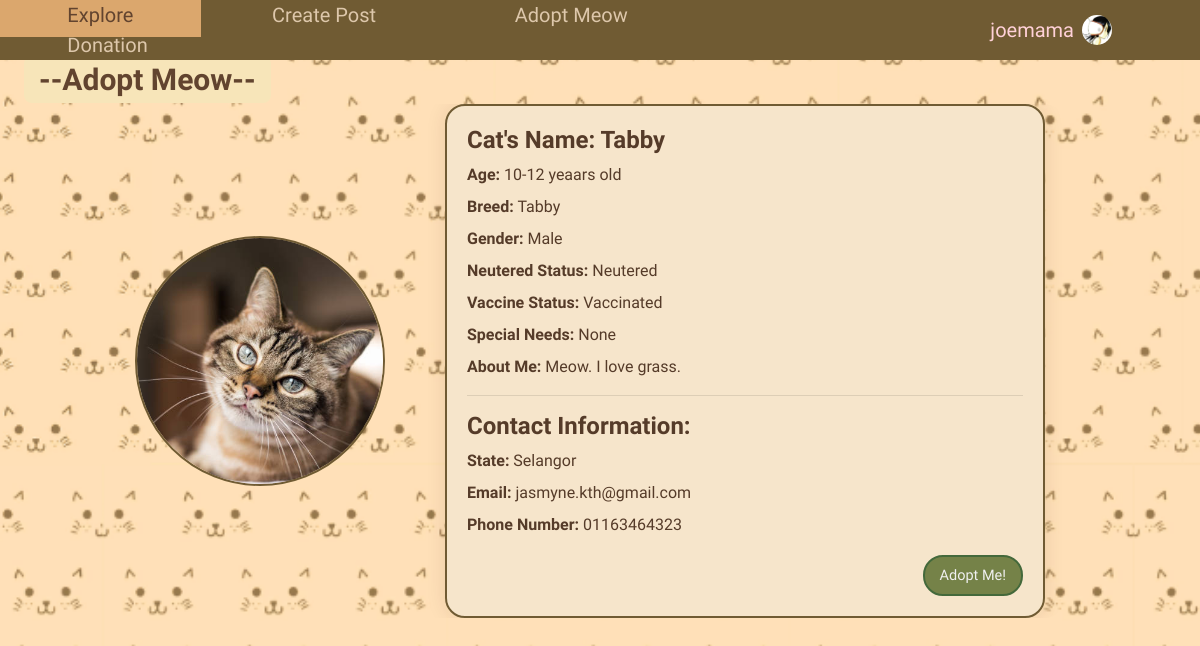
Screenshot of /adoptmeow (signed in) with the database file from the repository.
### home/models.py (models this page shows, shortened)
class User(db.Model, UserMixin):
    id = db.Column(db.Integer, primary_key=True)
    fullname = db.Column(db.String(120), unique=True, nullable=False)
    email = db.Column(db.String(20), unique=True, nullable=False)
    username = db.Column(db.String(120), unique=True, nullable=False)
    password1 = db.Column(db.String(255), nullable=False)
    password2 = db.Column(db.String(255), nullable=False)
    state = db.Column(db.String(120), nullable=False)
    phonenumber = db.Column(db.String(20), unique=True, nullable=False)
    profile_pic = db.Column(db.String(255), nullable=True)
    unread_notification_count = db.Column(db.Integer, default=0)
    posts = db.relationship('Post', backref='author', lazy=True)
    comments = db.relationship('Comment', backref='author', lazy=True)
    likes = db.relationship('Like', backref='author', lazy=True)
    cats = db.relationship('Cat', backref='owner', lazy=True)
    adoption_notification = db.relationship('AdoptionNotification', backref='cat', lazy=True)

class Cat(db.Model):
    id = db.Column(db.Integer, primary_key=True)
    cat_name = db.Column(db.String(100), nullable=False)
    cat_photo = db.Column(db.String(255), nullable=True)
    cat_age = db.Column(db.Integer, nullable=False)
    cat_breed = db.Column(db.String(100), nullable=False)
    cat_gender = db.Column(db.String(10), nullable=False)
    cat_neutered = db.Column(db.String(10), nullable=False)
    cat_vaccine = db.Column(db.String(10), nullable=False)
    cat_special_needs = db.Column(db.String(100), nullable=False)
    cat_about_me = db.Column(db.String(200), nullable=False)
    user_id = db.Column(db.Integer, db.ForeignKey('user.id'), nullable=False)
    available_for_adoption = db.Column(db.Boolean, default=False)
    date_put_for_adoption = db.Column(db.DateTime, nullable=True)

### home/views.py (the view)
@views.route('/adoptmeow')
@login_required
def adoptmeow():
    profile_pic= url_for('static', filename='default.jpg')
    if current_user.is_authenticated and current_user.profile_pic is not None:
        profile_pic = url_for('static', filename='profile_pics/' + current_user.profile_pic)
    cats = db.session.query(Cat, User.state, User.email, User.phonenumber).join(User, Cat.user_id == User.id).filter(Cat.available_for_adoption == True).order_by(Cat.date_put_for_adoption.desc()).all()
    return render_template('adoptmeow.html', cats=cats, profile_pic=profile_pic)

### home/templates/adoptmeow.html (shortened to what this page needs)
<!DOCTYPE html>
<html>
    <head>
    <link rel="stylesheet" href="https://maxcdn.bootstrapcdn.com/bootstrap/4.0.0/css/bootstrap.min.css">
    <link rel='stylesheet' type='text/css' media='screen' href="{{url_for('static',filename='main.css')}}">
    <div class="navigation">
        <div class="topnav">
        <a href="/mainpage">Explore</a>
        <a href="/createpost">Create Post</a>
        <a href="/adoptmeow">Adopt Meow</a>
        <a href="/donation">Donation</a>
        </div>
        <div class="dropdown">
        <button class="dropbtn">
            {{ current_user.username }}
            <img src="{{ profile_pic }}" class="profilepic">
        </button>
        </div>
    </div>
    </head>
    <body class="catprofilepage">
        <br />
        <p class="profileheader">--Adopt Meow--</p>
        {% if cats %}
        <div class="catprofile_container">
          {% for cat, state, email, phonenumber in cats %}
            <div class="catprofile">
                <div class="cat_pfp">
                    <img src="{{ cat.cat_photo }}" alt="Cat Photo">
                </div>
                <div class="adopt_cat_info">
                    <h4>Cat's Name: {{ cat.cat_name }}</h4>
                    <p><strong>Age:</strong> {{ cat.cat_age }} yeaars old</p>
                    <p><strong>Breed:</strong> {{ cat.cat_breed }}</p>
                    <p><strong>Gender:</strong> {{ cat.cat_gender }}</p>
                    <p><strong>Neutered Status:</strong> {{ cat.cat_neutered }}</p>
                    <p><strong>Vaccine Status:</strong> {{ cat.cat_vaccine }}</p>
                    <p><strong>Special Needs:</strong> {{ cat.cat_special_needs }}</p>
                    <p><strong>About Me:</strong> {{ cat.cat_about_me }}</p>
                    <hr>
                    <h4>Contact Information:</h4>
                    <p><strong>State:</strong> {{ state }}</p>
                    <p><strong>Email:</strong> {{ email }}</p>
                    <p><strong>Phone Number:</strong> {{ phonenumber }}</p>
                    {% if cat.user_id == current_user.id %}
                        <form action="{{ url_for('adoptmeow.remove_adopt_cat', cat_id=cat.id) }}" method="POST" onsubmit="return confirmRemoveAdopt();" >
                            <button type="submit" class="remove_adopt_button">Remove from Adoption</button>
                        </form>
                    {% else %}
                        <form action="{{ url_for('adoptmeow.adopt_cat', cat_id=cat.id) }}" method="POST" onsubmit="return confirmAdopt();" >
                            <button type="submit" class="adopt_button">Adopt Me!</button>
                        </form>
                    {% endif %}
                </div>
            </div>
          {% endfor %}
        </div>
      {% else %}
        <div class="no_cat_fadopt">
            No cats are currently available for adoption.
        </div>
      {% endif %}
</body>
</html>

### home/static/main.css (style rules this page uses)
body { margin: 0; padding: 0; overflow-x: hidden; background-color: #ffdc9c; margin-top: 9%; font-family: 'Short Stack'; }
.navigation { display: flex; justify-content: space-between; align-items: center; padding: 0px; position: fixed; top: 0px; width: 100%; background-color: #705b33; z-index: 1; width: 100%; }
.topnav { background-color: #705b33; flex-grow: 1; color: #f9e4c5; }
.topnav a { text-align: center; padding: 10px 7.4%; text-decoration: none; font-size: 20px; color:#ddc7ab; }
.topnav::after { content: ""; display: table; clear: both; }
.dropdown { position: relative; background-color: #705b33; }
.dropbtn { display: flex; align-items: center; background-color: #705b33; color: rgb(255, 209, 216); padding: 2.1% 80px; font-size: 20px; border: none; cursor: pointer; text-decoration: none; }
.profileheader { color: #62442f; font-size: 30px; padding: 1px 15px; position: absolute; z-index: 0; top: 7%; left: 2%; font-weight: bold; background-color: #f7e5b9; border-radius: 8px; }
.catprofilepage { background-image: url('photos/catbg4.png'); background-size: cover; background-position: center; background-attachment: fixed; margin: 0; padding-top: 80px; color: #553b29; }
.catprofile_container { display: block; flex-wrap: wrap; justify-content: center; gap:40px; margin-top: 20px; margin: 0 auto; width: fit-content; max-width: 100%; text-align: center; }
.catprofile { display: flex; align-items: center; border-radius: 20px; overflow: hidden; margin-bottom: 40px; }
.cat_pfp { width: 250px; height: 250px; border-radius: 50%; border: #705b33 solid 2px; overflow: hidden; margin-right: 40px; flex: 0 0 250px; }
.cat_pfp img { width: 100%; height: 100%; object-fit: cover; }
.cat_info h4, .adopt_cat_info h4 { font-weight: bold; margin-top: 0; text-align: left; }
.profilepic { width: 30px; height: 30px; border-radius: 50%; margin-right: 8px; margin-left: 8px; }
.adopt_cat_info { background-color: #f6e5cb; border-radius: 20px; border: 2px solid #705b33; padding: 20px; flex: 1; width: 600px; max-height: fit-content; box-shadow: 0 0 20px rgba(59, 31, 11,0.1); margin: 0 20px; text-align: left; white-space: normal; align-content: center; overflow-y: auto; overflow-x: hidden; }
.adopt_cat_info p { margin: 8px 0; text-align: left; }
.adopt_button { background-color: #758248; border-radius: 20px; color:#f0f0f0; margin-top: 10px; margin-left: 10px; padding: 8px 15px; float: right; text-decoration: none; font-size: 14.5px; border: #44693b solid 2px; cursor: pointer; }

### rows the page displays
User: username "joemama"
Cat: cat_photo (picture), cat_name "Tabby", cat_age "10-12", cat_breed "Tabby", cat_gender "Male", cat_neutered "Neutered", cat_vaccine "Vaccinated", cat_special_needs "None", cat_about_me "Meow. I love grass.", state "Selangor", email "jasmyne.kth@gmail.com", phonenumber "01163464323"
